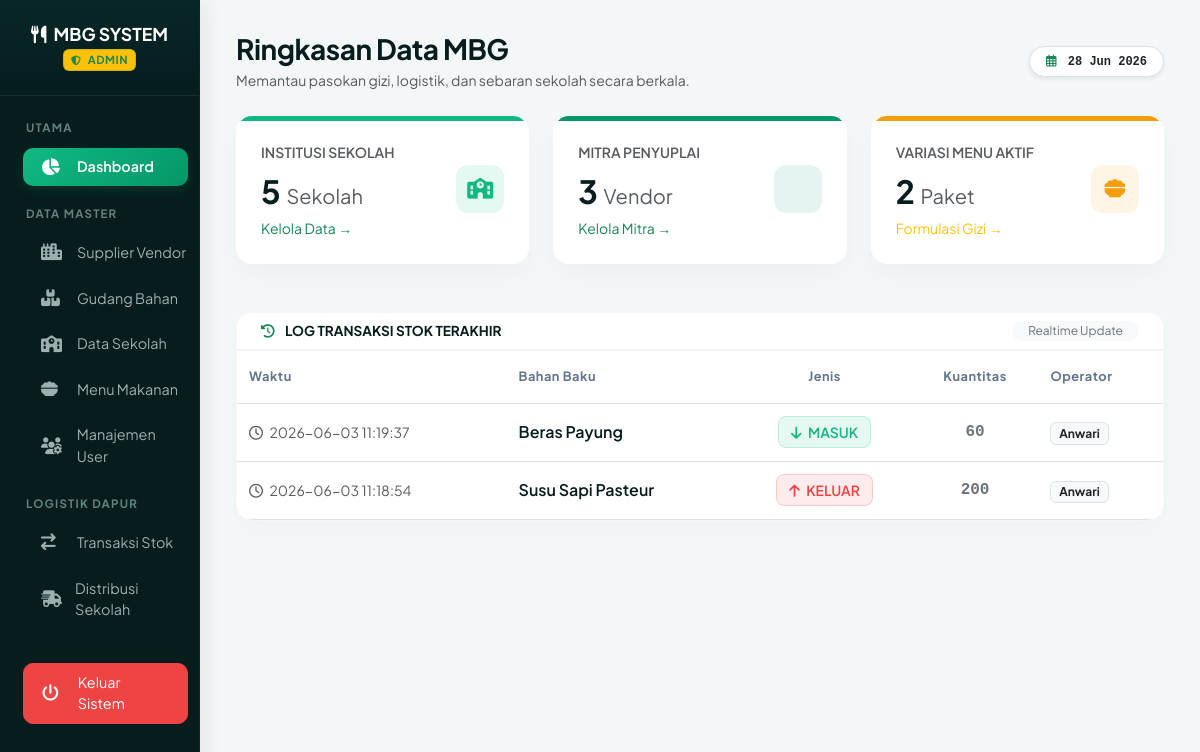
/index.php (signed in), run on the app's committed database.
### tables this page shows
CREATE TABLE `detail_stok` (
  `id_detail_stok` int(11) NOT NULL,
  `id_stok` int(11) NOT NULL,
  `jenis_transaksi` enum('masuk','keluar') NOT NULL,
  `jumlah` int(11) NOT NULL,
  `keterangan` text DEFAULT NULL,
  `tanggal_transaksi` timestamp NOT NULL DEFAULT current_timestamp(),
  `id_users` int(11) NOT NULL
);

CREATE TABLE `stok_bahan` (
  `id_stok` int(11) NOT NULL,
  `nama_bahan` varchar(100) NOT NULL,
  `jumlah` int(11) NOT NULL COMMENT 'Total stok real-time saat ini',
  `satuan` varchar(20) NOT NULL,
  `tanggal_update` date NOT NULL,
  `id_supplier` int(11) NOT NULL
);

CREATE TABLE `users` (
  `id_users` int(11) NOT NULL,
  `nama` varchar(100) NOT NULL,
  `username` varchar(50) NOT NULL,
  `password` varchar(255) NOT NULL,
  `role` enum('admin','petugas') NOT NULL,
  `created_at` timestamp NOT NULL DEFAULT current_timestamp() ON UPDATE current_timestamp()
);

### controllers/DashboardController.php (called while the page is built)
<?php
require_once __DIR__ . '/../config/Database.php';
class DashboardController {
    private $db;
    public function __construct() {
        $database = new Database();
        $this->db = $database->getConnection();
    }
    public function getSummary() {
        $summary = [];
        $summary['total_sekolah'] = $this->db->query("SELECT COUNT(*) FROM sekolah")->fetchColumn();
        $summary['total_supplier'] = $this->db->query("SELECT COUNT(*) FROM supplier")->fetchColumn();
        $summary['total_menu'] = $this->db->query("SELECT COUNT(*) FROM menu_makanan WHERE status='aktif'")->fetchColumn();
        $queryLog = "SELECT ds.*, sb.nama_bahan, u.nama as nama_user
                     FROM detail_stok ds
                     JOIN stok_bahan sb ON ds.id_stok = sb.id_stok
                     JOIN users u ON ds.id_users = u.id_users
                     ORDER BY ds.tanggal_transaksi DESC LIMIT 5";
        $summary['recent_logs'] = $this->db->query($queryLog)->fetchAll(PDO::FETCH_ASSOC);
        return $summary;
    }
}
?>

### config/Database.php (called while the page is built, shortened)
<?php
class Database {
    private $host = "localhost";
    private $db_name = "db_project_mbg";
    private $username = "root";
    private $password = "";
    public function getConnection() {
        $this->conn = null;
        try {
            $this->conn = new PDO("mysql:host=" . $this->host . ";dbname=" . $this->db_name, $this->username, $this->password);
            $this->conn->setAttribute(PDO::ATTR_ERRMODE, PDO::ERRMODE_EXCEPTION);
            $this->conn->exec("set names utf8mb4");
        } catch(PDOException $exception) {
            echo "Koneksi database gagal: " . $exception->getMessage();
        }
        return $this->conn;
    }
}
?>

### index.php (the view, shortened to what this page needs)
<?php
require_once 'templates/header.php';
require_once 'templates/sidebar.php';
require_once 'config/Database.php';
$page = $_GET['page'] ?? 'dashboard';
$role = $_SESSION['role'] ?? 'petugas';
if ($page === 'dashboard') {
    require_once 'controllers/DashboardController.php';
    $dashCtrl = new DashboardController();
    $data = $dashCtrl->getSummary();
    ?>
    <div class="container-fluid pt-2">
        <div class="d-flex justify-content-between align-items-center mb-4">
            <div>
                <h3 class="dashboard-title mb-1">Ringkasan Data MBG</h3>
                <p class="text-muted small mb-0">Memantau pasokan gizi, logistik, dan sebaran sekolah secara berkala.</p>
            </div>
            <span class="badge bg-white text-dark border px-3 py-2 rounded-pill shadow-sm small font-monospace">
                <i class="far fa-calendar-alt me-1 text-success"></i> <?= date('d M Y'); ?>
            </span>
        </div>
        <div class="row g-4 mb-5">
            <div class="col-md-4">
                <div class="card mbg-card mbg-card-primary p-4 border-0">
                    <div class="d-flex justify-content-between align-items-center">
                        <div>
                            <span class="text-muted small fw-semibold text-uppercase tracking-wider">Institusi Sekolah</span>
                            <h2 class="fw-bold mt-2 mb-0" style="color: #061c1d;"><?= $data['total_sekolah']; ?> <span class="fs-5 fw-normal text-muted">Sekolah</span></h2>
                            <?php if ($role === 'admin'): ?>
                                <a href="index.php?page=sekolah" class="small text-success text-decoration-none d-block mt-2">Kelola Data →</a>
                            <?php endif; ?>
                        </div>
                        <div class="card-icon-box" style="background: rgba(16, 185, 129, 0.1); color: #10b981;">
                            <i class="fas fa-school"></i>
                        </div>
                    </div>
                </div>
            </div>
            <div class="col-md-4">
                <div class="card mbg-card mbg-card-success p-4 border-0">
                    <div class="d-flex justify-content-between align-items-center">
                        <div>
                            <span class="text-muted small fw-semibold text-uppercase tracking-wider">Mitra Penyuplai</span>
                            <h2 class="fw-bold mt-2 mb-0" style="color: #061c1d;"><?= $data['total_supplier']; ?> <span class="fs-5 fw-normal text-muted">Vendor</span></h2>
                            <?php if ($role === 'admin'): ?>
                                <a href="index.php?page=supplier" class="small text-success text-decoration-none d-block mt-2">Kelola Mitra →</a>
                            <?php endif; ?>
                        </div>
                        <div class="card-icon-box" style="background: rgba(5, 150, 105, 0.1); color: #059669;">
                        </div>
                    </div>
                </div>
            </div>
            <div class="col-md-4">
                <div class="card mbg-card mbg-card-warning p-4 border-0">
                    <div class="d-flex justify-content-between align-items-center">
                        <div>
                            <span class="text-muted small fw-semibold text-uppercase tracking-wider">Variasi Menu Aktif</span>
                            <h2 class="fw-bold mt-2 mb-0" style="color: #061c1d;"><?= $data['total_menu']; ?> <span class="fs-5 fw-normal text-muted">Paket</span></h2>
                            <?php if ($role === 'admin'): ?>
                                <a href="index.php?page=menu" class="small text-warning text-decoration-none d-block mt-2">Formulasi Gizi →</a>
                            <?php endif; ?>
                        </div>
                        <div class="card-icon-box" style="background: rgba(245, 158, 11, 0.1); color: #f59e0b;">
                            <i class="fas fa-bowl-food"></i>
                        </div>
                    </div>
                </div>
            </div>
        </div>
        <div class="card mbg-table-container border-0 overflow-hidden">
            <div class="card-header mbg-table-header py-3.5 px-4 d-flex align-items-center justify-content-between">
                <span class="fw-bold text-uppercase tracking-wide" style="font-size: 0.85rem; color: #061c1d;">
                    <i class="fas fa-history me-2 text-success"></i> Log Transaksi Stok Terakhir
                </span>
                <span class="badge bg-light text-secondary rounded-pill px-3 py-1.5 fw-normal">Realtime Update</span>
            </div>
            <div class="table-responsive">
                <table class="table table-hover align-middle mb-0">
                    <thead>
                        <tr>
                            <th class="ps-4">Waktu</th>
                            <th>Bahan Baku</th>
                            <th class="text-center">Jenis</th>
                            <th class="text-center">Kuantitas</th>
                            <th class="pe-4">Operator</th>
                        </tr>
                    </thead>
                    <tbody>
                        <?php if(!empty($data['recent_logs'])): ?>
                            <?php foreach($data['recent_logs'] as $log): ?>
                            <tr>
                                <td class="ps-4 text-muted small"><i class="far fa-clock me-1 text-opacity-50"></i> <?= $log['tanggal_transaksi']; ?></td>
                                <td class="fw-semibold" style="color: #061c1d;"><?= htmlspecialchars($log['nama_bahan']); ?></td>
                                <td class="text-center">
                                    <span class="<?= $log['jenis_transaksi'] == 'masuk' ? 'badge-masuk' : 'badge-keluar'; ?> fw-semibold small text-uppercase">
                                        <?= $log['jenis_transaksi'] == 'masuk' ? '<i class="fas fa-arrow-down me-1"></i> Masuk' : '<i class="fas fa-arrow-up me-1"></i> Keluar'; ?>
                                    </span>
                                </td>
                                <td class="text-center font-monospace fw-bold text-secondary"><?= number_format($log['jumlah']); ?></td>
                                <td class="pe-4"><span class="badge bg-light text-dark border px-2.5 py-1.5 rounded"><?= htmlspecialchars($log['nama_user']); ?></span></td>
                            </tr>
                            <?php endforeach; ?>
                        <?php else: ?>
                            <tr>
                                <td colspan="5" class="text-center text-muted py-5">Belum ada riwayat transaksi logistik hari ini.</td>
                            </tr>
                        <?php endif; ?>
                    </tbody>
                </table>
            </div>
        </div>
    </div>
    <?php
}
require_once 'templates/footer.php';
?>

### templates/header.php (style rules this page uses)
body { min-height: 100vh; background-color: #f4f7f7; font-family: 'Plus Jakarta Sans', sans-serif; -webkit-font-smoothing: antialiased; }

### index.php (style rules this page uses)
.dashboard-title { color: #061c1d; font-weight: 700; letter-spacing: -0.5px; }
.mbg-card { border-radius: 16px !important; border: 1px solid rgba(255, 255, 255, 0.8) !important; background: #ffffff !important; box-shadow: 0 10px 25px rgba(6, 28, 29, 0.03) !important; transition: transform 0.3s ease, box-shadow 0.3s ease; overflow: hidden; position: relative; }
.mbg-card-primary::after { content: ''; position: absolute; top: 0; left: 0; width: 100%; height: 5px; background: #10b981; }
.mbg-card-success::after { content: ''; position: absolute; top: 0; left: 0; width: 100%; height: 5px; background: #059669; }
.mbg-card-warning::after { content: ''; position: absolute; top: 0; left: 0; width: 100%; height: 5px; background: #f59e0b; }
.card-icon-box { width: 48px; height: 48px; border-radius: 12px; display: flex; align-items: center; justify-content: center; font-size: 1.3rem; }
.mbg-table-container { border-radius: 16px !important; border: 1px solid rgba(0, 0, 0, 0.03) !important; box-shadow: 0 10px 30px rgba(6, 28, 29, 0.02) !important; background: #ffffff; }
.mbg-table-header { background-color: #ffffff !important; border-bottom: 2px solid #f1f5f9 !important; color: #061c1d !important; font-weight: 700; }
.table th { font-size: 0.8rem; text-uppercase: true; letter-spacing: 0.5px; color: #64748b; padding: 16px 12px !important; }
.table td { padding: 16px 12px !important; color: #334155; }
.badge-masuk { background: rgba(16, 185, 129, 0.1) !important; color: #10b981 !important; border: 1px solid rgba(16, 185, 129, 0.2); padding: 6px 12px !important; border-radius: 8px; }
.badge-keluar { background: rgba(239, 68, 68, 0.1) !important; color: #ef4444 !important; border: 1px solid rgba(239, 68, 68, 0.2); padding: 6px 12px !important; border-radius: 8px; }

### data on the page
detail_stok: tanggal_transaksi "2026-06-03 11:19:37", id_stok.nama_bahan "Beras Payung", jenis_transaksi "masuk" (drawn), jumlah "60", id_users.nama "Anwari"
detail_stok: tanggal_transaksi "2026-06-03 11:18:54", id_stok.nama_bahan "Susu Sapi Pasteur", jenis_transaksi "keluar" (drawn), jumlah "200", id_users.nama "Anwari"

### other printed values
$role "ADMIN"
$data['total_sekolah'] "5"
$data['total_supplier'] "3"
$data['total_menu'] "2"
